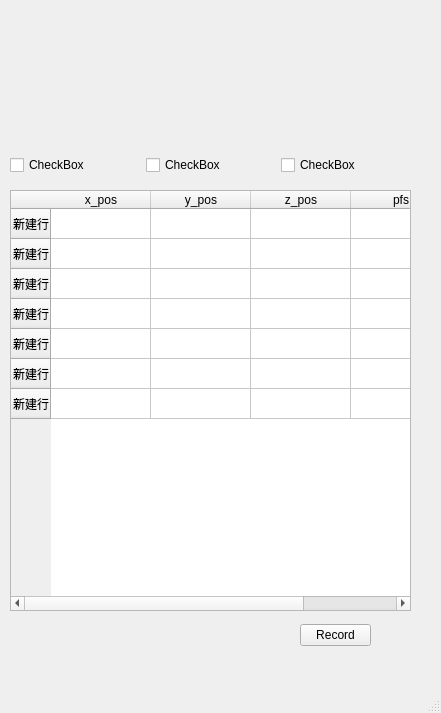
<?xml version="1.0" encoding="UTF-8"?>
<ui version="4.0">
 <class>MainWindow</class>
 <widget class="QMainWindow" name="MainWindow">
  <property name="geometry">
   <rect>
    <x>0</x>
    <y>0</y>
    <width>441</width>
    <height>713</height>
   </rect>
  </property>
  <property name="windowTitle">
   <string>MainWindow</string>
  </property>
  <widget class="QWidget" name="centralwidget">
   <widget class="QWidget" name="verticalLayoutWidget">
    <property name="geometry">
     <rect>
      <x>10</x>
      <y>10</y>
      <width>401</width>
      <height>131</height>
     </rect>
    </property>
    <layout class="QVBoxLayout" name="move_region"/>
   </widget>
   <widget class="QWidget" name="verticalLayoutWidget_2">
    <property name="geometry">
     <rect>
      <x>10</x>
      <y>190</y>
      <width>401</width>
      <height>421</height>
     </rect>
    </property>
    <layout class="QVBoxLayout" name="ND_table_region">
     <item>
      <widget class="QTableWidget" name="ND_table">
       <row>
        <property name="text">
         <string>新建行</string>
        </property>
       </row>
       <row>
        <property name="text">
         <string>新建行</string>
        </property>
       </row>
       <row>
        <property name="text">
         <string>新建行</string>
        </property>
       </row>
       <row>
        <property name="text">
         <string>新建行</string>
        </property>
       </row>
       <row>
        <property name="text">
         <string>新建行</string>
        </property>
       </row>
       <row>
        <property name="text">
         <string>新建行</string>
        </property>
       </row>
       <row>
        <property name="text">
         <string>新建行</string>
        </property>
       </row>
       <column>
        <property name="text">
         <string>x_pos</string>
        </property>
       </column>
       <column>
        <property name="text">
         <string>y_pos</string>
        </property>
       </column>
       <column>
        <property name="text">
         <string>z_pos</string>
        </property>
       </column>
       <column>
        <property name="text">
         <string>pfs</string>
        </property>
       </column>
       <item row="1" column="0">
        <property name="text">
         <string/>
        </property>
       </item>
      </widget>
     </item>
    </layout>
   </widget>
   <widget class="QWidget" name="horizontalLayoutWidget">
    <property name="geometry">
     <rect>
      <x>10</x>
      <y>150</y>
      <width>401</width>
      <height>31</height>
     </rect>
    </property>
    <layout class="QHBoxLayout" name="function_region">
     <item>
      <widget class="QCheckBox" name="checkBox_2">
       <property name="text">
        <string>CheckBox</string>
       </property>
      </widget>
     </item>
     <item>
      <widget class="QCheckBox" name="checkBox">
       <property name="text">
        <string>CheckBox</string>
       </property>
      </widget>
     </item>
     <item>
      <widget class="QCheckBox" name="checkBox_3">
       <property name="text">
        <string>CheckBox</string>
       </property>
      </widget>
     </item>
    </layout>
   </widget>
   <widget class="QWidget" name="horizontalLayoutWidget_2">
    <property name="geometry">
     <rect>
      <x>300</x>
      <y>620</y>
      <width>71</width>
      <height>31</height>
     </rect>
    </property>
    <layout class="QHBoxLayout" name="horizontalLayout">
     <item>
      <widget class="QPushButton" name="record_position">
       <property name="enabled">
        <bool>true</bool>
       </property>
       <property name="text">
        <string>Record</string>
       </property>
      </widget>
     </item>
    </layout>
   </widget>
  </widget>
  <widget class="QMenuBar" name="menubar">
   <property name="geometry">
    <rect>
     <x>0</x>
     <y>0</y>
     <width>441</width>
     <height>21</height>
    </rect>
   </property>
  </widget>
  <widget class="QStatusBar" name="statusbar"/>
 </widget>
 <resources/>
 <connections/>
</ui>
